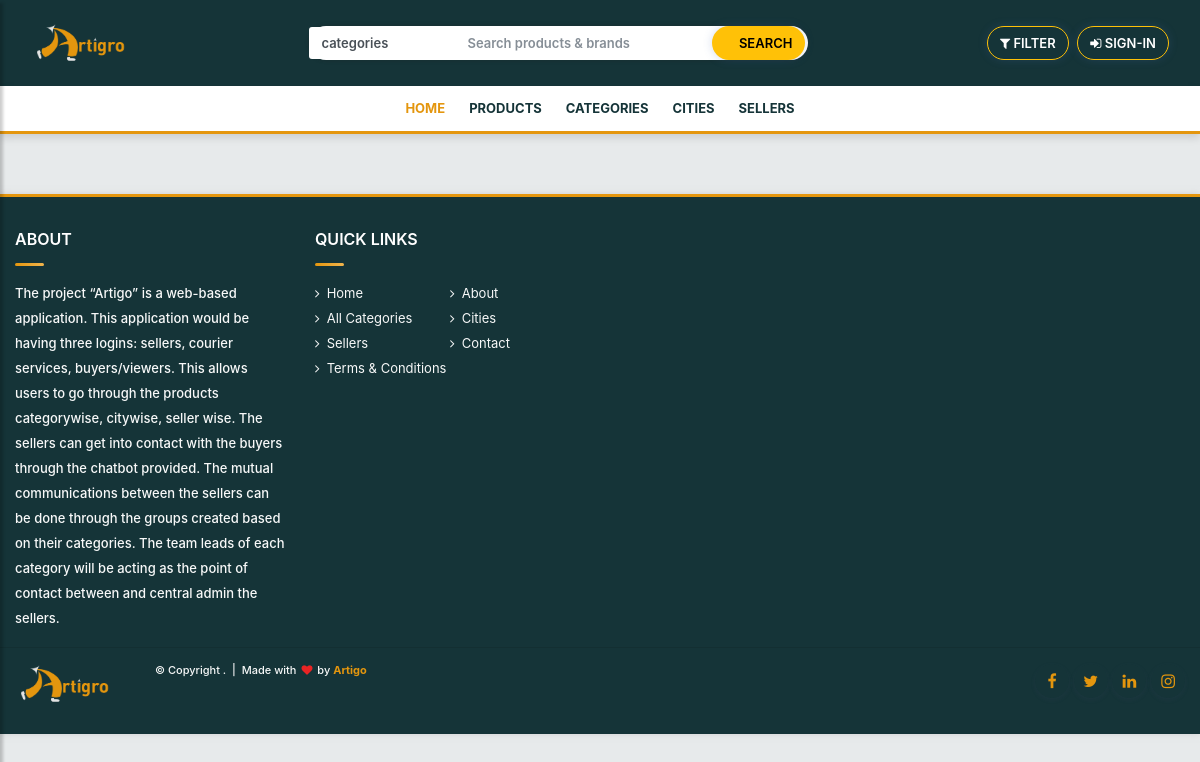
The page / on the database its author committed.
### tables this page shows
CREATE TABLE `site` (
  `sno` int(11) NOT NULL,
  `title` varchar(200) NOT NULL,
  `description` mediumtext NOT NULL,
  `navlogo` varchar(200) NOT NULL,
  `favicon` varchar(200) NOT NULL,
  `footerlogo` varchar(200) NOT NULL,
  `datm` timestamp NOT NULL DEFAULT current_timestamp()
);

### index.php (the view, shortened to what this page needs)
<?php
include "db.php";
$site_row=mysqli_fetch_array(mysqli_query($connect,"SELECT * FROM `site`"));
?>
<!DOCTYPE html>
<html lang="en">
  <head>
  <link rel="stylesheet" href="assets/css/my_style.css">
  <link rel="stylesheet" href="assets/css/jquery.mCustomScrollbar.min.css">
  <link href="assets/css/bootstrap.min.css" rel="stylesheet">
  <link href="assets/css/style.css" rel="stylesheet">
  <link href="assets/css/animate.css" rel="stylesheet">
  <link href="assets/css/mobile.css" rel="stylesheet">
  <link href="assets/font-awesome/css/font-awesome.min.css" rel="stylesheet" type="text/css">
  <link href="assets/css/icofont.css" rel="stylesheet" type="text/css">
  </head>
<body class="">
<nav class="navbar navbar-light navbar-expand-lg bg-faded  osahan-menu-top-5 main-bg-color ">
  <div class="container">
    <a class="navbar-brand nav-logo" href="index.php">
      <img src="site/<?php echo $site_row['navlogo'];?>" alt="site/<?php echo $site_row['title'];?>" width="100">
    </a>
    <div class="navbar-collapse side_nav_dismiss" id="navbarNavDropdown">
      <div class="navbar-nav mr-auto mt-2 mt-lg-0 margin-auto top-categories-search-main" >
        <div class="top-categories-search btn-radius">
          <div class="input-group">
            <span class="input-group-btn categories-dropdown" >
              <div class="dropdown">
                <button class="form-control" type="button" id="dropdownMenuButton" data-toggle="dropdown" aria-haspopup="true" aria-expanded="false">
                  categories
                </button>
              </div>
            </span>
            <input class="form-control" placeholder="Search products & brands" id="search_text" aria-label="Search products & brands" type="text" >
            <span class="input-group-btn">
              <button class="btn bg-warning btn-radius" type="button" onclick="ProductsFilter()" ><i class="icofont icofont-search-alt-2"></i> Search</button>
            </span>
          </div>
        </div>
      </div>
      <div class="my-2 my-lg-0">
        <ul class="list-inline main-nav-right">
            <li class="list-inline-item">
                <a class="btn  btn-radius text-white border-warning" data-toggle="modal" data-target="#AjaxProductFilterModal" href="#"><i class="fa fa-filter"></i> Filter</a>
            </li>
          <?PHP  if(!isset($_SESSION['login'])){ ?>
            <li class="list-inline-item">
              <a class="btn  btn-radius text-white border-warning" data-toggle="modal" data-target="#login-register-modal" href="#"><i class="fa fa-sign-in" aria-hidden="true"></i> Sign-In</a>
            </li>
          <?PHP }?>
        </ul>
      </div>
    </div>
  </div>
</nav>
<nav class="navbar navbar-expand-lg navbar-light  osahan-menu osahan-menu-5 pad-none-mobile ">
  <div class="container ">
    <div class="collapse navbar-collapse " id="navbarText">
      <ul class="navbar-nav mr-auto margin-auto">
        <li class="active Home">
          <a href="#" class="nav-link" onclick="AjaxIndexPageCall()">Home</a>
        </li>
        <li class="nav-item Products">
          <a class="nav-link" href="#" onclick="ProductsPageCall()">Products</a>
        </li>
        <li class="nav-item Categories">
          <a class="nav-link" href="#" onclick="CategoriesPageCall()">Categories</a>
        </li>
        <li class="nav-item Cities">
          <a class="nav-link" href="#"onclick="CitiesPageCall()">Cities</a>
        </li>
        <li class="nav-item Sellers ">
          <a class="nav-link" href="#"onclick="SellersPageCall()" >Sellers</a>
        </li>
      </ul>
    </div>
  </div>
</nav>
<section class="AjaxContentDisplay side_nav_dismiss">
</section>
<footer class="side_nav_dismiss my_footer">
  <section class="footer-Content main-bg-color" style="">
    <div class="container main-bg-color">
      <div class="row">
        <div class="col-lg-3 col-md-3 col-sm-3">
          <div class="footer-widget">
            <h3 class="block-title">About</h3>
            <div class="textwidget">
              <p><?php echo $site_row['description'];?></p>
            </div>
          </div>
        </div>
        <div class="col-lg-3 col-md-3 col-sm-3">
          <div class="footer-widget">
            <h3 class="block-title">Quick Links</h3>
            <ul class="menu">
              <li><a href="#" onclick="AjaxIndexPageCall()">Home</a></li>
              <li><a href="#" onclick="AboutPageCall()">About</a></li>
              <li><a href="#" onclick="CategoriesPageCall()">All Categories</a></li>
              <li><a href="#" onclick="CitiesPageCall()">Cities</a></li>
              <li><a href="#" onclick="SellersPageCall()">Sellers</a></li>
              <li><a href="#" onclick="ContactPageCall()">Contact</a></li>
              <li><a href="#" onclick="TermsAndConditionsPageCall()">Terms & Conditions</a></li>
            </ul>
          </div>
        </div>
      </div>
    </div>
    <hr>
  <div class="container">
    <div class="row">
      <div class="col-lg-8 col-md-8 col-sm-8">
        <div class="footer-logo pull-left hidden-xs">
          <img alt="site/<?php echo $site_row['title'];?>" src="site/<?php echo $site_row['footerlogo'];?>" class="img-responsive" width="100">
        </div>
        <div class="copyright">
        <p>© Copyright .&nbsp; | &nbsp;Made with <i class="fa fa-heart"></i>
        by
        <a target="_blank" href="#">
        <strong>Artigo</strong>
        </a>
        </p>
        </div>
        </div>
        <div class="col-lg-4 col-md-4 col-sm-4 text-right">
        <div class="social-icon">
        <a href="#"><i class="fa fa-facebook"></i></a>
        <a href="#"><i class="fa fa-twitter"></i></a>
        <a href="#"><i class="fa fa-linkedin"></i></a>
        <a href="#"><i class="fa fa-instagram"></i></a>
        </div>
      </div>
    </div>
  </div>
  </section>
</footer>
</body>
</html>

### assets/css/my_style.css (style rules this page uses)
body { background-color: #e7eaeb; }
.main-bg-color { background-color: #153438; }
a { color: #fff; }

### assets/css/mobile.css (style rules this page uses)
@media (max-width: 1200px) { .top-categories-search { min-width: 499px; } }
@media (max-width: 1200px) { .container { max-width: 100%; width: 100%; } }
@media (max-width: 1200px) { .osahan-menu .navbar-nav .nav-link { padding: 22px 7px; } }
@media (max-width: 1200px) { .osahan-menu-5 .navbar-nav .nav-link, .osahan-menu-4 .navbar-nav .nav-link, .osahan-menu-3 .navbar-nav .nav-link, .osahan-menu-2 .navbar-nav .nav-link { padding: 10px 12px; } }

### rows shown on the page
site: navlogo (picture), description "The project “Artigo” is a web-based application. This application would be having three logins: sellers, courier services, buyers/viewers. This allows users to go through the products categorywise, citywise, seller wise. The sellers can get into contact with the buyers through the chatbot provided. The mutual communications between the sellers can be done through the groups created based on their categories. The team leads of each category will be acting as the point of contact between and central admin the sellers.", footerlogo (picture)
